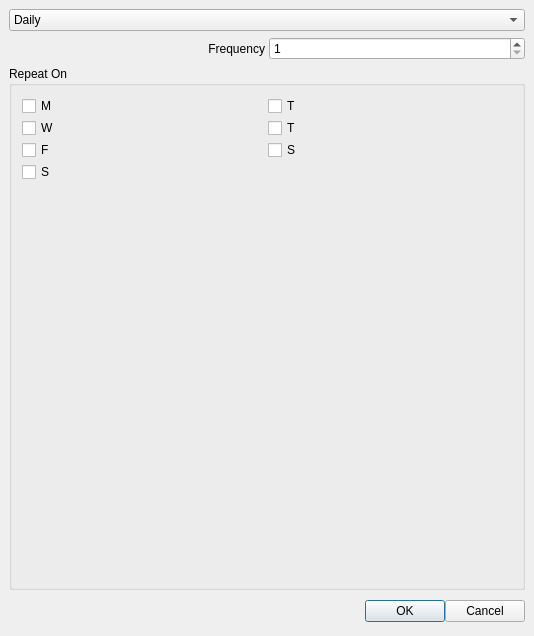
<ui version="4.0" >
 <class>RepeatEntryBase</class>
 <widget class="QDialog" name="RepeatEntryBase" >
  <property name="geometry" >
   <rect>
    <x>0</x>
    <y>0</y>
    <width>534</width>
    <height>636</height>
   </rect>
  </property>
  <property name="windowTitle" >
   <string>Repeat</string>
  </property>
  <layout class="QVBoxLayout" >
   <property name="margin" >
    <number>9</number>
   </property>
   <property name="spacing" >
    <number>6</number>
   </property>
   <item>
    <widget class="QComboBox" name="repeatTypeSelect" >
     <item>
      <property name="text" >
       <string>Daily</string>
      </property>
     </item>
     <item>
      <property name="text" >
       <string>Weekly</string>
      </property>
     </item>
     <item>
      <property name="text" >
       <string>Monthly</string>
      </property>
     </item>
     <item>
      <property name="text" >
       <string>Yearly</string>
      </property>
     </item>
    </widget>
   </item>
   <item>
    <layout class="QHBoxLayout" >
     <property name="margin" >
      <number>0</number>
     </property>
     <property name="spacing" >
      <number>4</number>
     </property>
     <item>
      <widget class="QLabel" name="FrequencyLabel" >
       <property name="text" >
        <string>Frequency</string>
       </property>
       <property name="alignment" >
        <set>Qt::AlignRight|Qt::AlignTrailing|Qt::AlignVCenter</set>
       </property>
      </widget>
     </item>
     <item>
      <widget class="QSpinBox" name="frequency" >
       <property name="minimum" >
        <number>1</number>
       </property>
      </widget>
     </item>
    </layout>
   </item>
   <item>
    <widget class="QStackedWidget" name="stackedWidget" >
     <property name="currentIndex" >
      <number>1</number>
     </property>
     <widget class="QWidget" name="dayPage" />
     <widget class="QWidget" name="weekPage" >
      <layout class="QVBoxLayout" >
       <property name="margin" >
        <number>0</number>
       </property>
       <property name="spacing" >
        <number>5</number>
       </property>
       <item>
        <widget class="QGroupBox" name="groupBox" >
         <property name="title" >
          <string>Repeat On</string>
         </property>
         <layout class="QVBoxLayout" >
          <property name="margin" >
           <number>5</number>
          </property>
          <property name="spacing" >
           <number>2</number>
          </property>
          <item>
           <layout class="QGridLayout" >
            <property name="margin" >
             <number>5</number>
            </property>
            <property name="spacing" >
             <number>2</number>
            </property>
            <item row="0" column="0" >
             <widget class="QCheckBox" name="weekDay1Toggle" >
              <property name="text" >
               <string comment="One letter for Monday" >M</string>
              </property>
             </widget>
            </item>
            <item row="0" column="1" >
             <widget class="QCheckBox" name="weekDay2Toggle" >
              <property name="text" >
               <string comment="One letter for Tuesday" >T</string>
              </property>
             </widget>
            </item>
            <item row="1" column="0" >
             <widget class="QCheckBox" name="weekDay3Toggle" >
              <property name="text" >
               <string comment="One letter for Wednesday" >W</string>
              </property>
             </widget>
            </item>
            <item row="1" column="1" >
             <widget class="QCheckBox" name="weekDay4Toggle" >
              <property name="text" >
               <string comment="One letter for Thursday" >T</string>
              </property>
             </widget>
            </item>
            <item row="2" column="0" >
             <widget class="QCheckBox" name="weekDay5Toggle" >
              <property name="text" >
               <string comment="One letter for Friday" >F</string>
              </property>
             </widget>
            </item>
            <item row="2" column="1" >
             <widget class="QCheckBox" name="weekDay6Toggle" >
              <property name="text" >
               <string comment="One letter for Saturday" >S</string>
              </property>
             </widget>
            </item>
            <item row="3" column="0" >
             <widget class="QCheckBox" name="weekDay7Toggle" >
              <property name="text" >
               <string comment="One letter for Sunday" >S</string>
              </property>
             </widget>
            </item>
           </layout>
          </item>
          <item>
           <spacer>
            <property name="orientation" >
             <enum>Qt::Vertical</enum>
            </property>
            <property name="sizeHint" >
             <size>
              <width>20</width>
              <height>40</height>
             </size>
            </property>
           </spacer>
          </item>
         </layout>
        </widget>
       </item>
      </layout>
     </widget>
     <widget class="QWidget" name="monthPage" >
      <layout class="QVBoxLayout" >
       <property name="margin" >
        <number>0</number>
       </property>
       <property name="spacing" >
        <number>0</number>
       </property>
       <item>
        <widget class="QGroupBox" name="monthSubtypeSelect" >
         <property name="title" >
          <string>Repeat On</string>
         </property>
         <layout class="QVBoxLayout" >
          <property name="margin" >
           <number>5</number>
          </property>
          <property name="spacing" >
           <number>0</number>
          </property>
          <item>
           <widget class="QRadioButton" name="dayOfMonth" >
            <property name="text" >
             <string>day of month</string>
            </property>
            <property name="checked" >
             <bool>true</bool>
            </property>
           </widget>
          </item>
          <item>
           <widget class="QRadioButton" name="weekDayOfMonth" >
            <property name="text" >
             <string>day of week from
start of month</string>
            </property>
           </widget>
          </item>
          <item>
           <widget class="QRadioButton" name="lastWeekDayOfMonth" >
            <property name="text" >
             <string>day of week from
end of month</string>
            </property>
           </widget>
          </item>
         </layout>
        </widget>
       </item>
      </layout>
     </widget>
     <widget class="QWidget" name="yearPage" >
      <layout class="QVBoxLayout" >
       <property name="margin" >
        <number>0</number>
       </property>
       <property name="spacing" >
        <number>0</number>
       </property>
      </layout>
     </widget>
    </widget>
   </item>
   <item>
    <layout class="QHBoxLayout" >
     <property name="margin" >
      <number>0</number>
     </property>
     <property name="spacing" >
      <number>0</number>
     </property>
     <item>
      <spacer>
       <property name="orientation" >
        <enum>Qt::Horizontal</enum>
       </property>
       <property name="sizeHint" >
        <size>
         <width>131</width>
         <height>31</height>
        </size>
       </property>
      </spacer>
     </item>
     <item>
      <widget class="QPushButton" name="okButton" >
       <property name="text" >
        <string>OK</string>
       </property>
      </widget>
     </item>
     <item>
      <widget class="QPushButton" name="cancelButton" >
       <property name="text" >
        <string>Cancel</string>
       </property>
      </widget>
     </item>
    </layout>
   </item>
  </layout>
 </widget>
 <tabstops>
  <tabstop>repeatTypeSelect</tabstop>
  <tabstop>frequency</tabstop>
  <tabstop>weekDay1Toggle</tabstop>
  <tabstop>weekDay2Toggle</tabstop>
  <tabstop>weekDay3Toggle</tabstop>
  <tabstop>weekDay4Toggle</tabstop>
  <tabstop>weekDay5Toggle</tabstop>
  <tabstop>weekDay6Toggle</tabstop>
  <tabstop>weekDay7Toggle</tabstop>
  <tabstop>okButton</tabstop>
  <tabstop>cancelButton</tabstop>
 </tabstops>
 <resources/>
 <connections>
  <connection>
   <sender>repeatTypeSelect</sender>
   <signal>activated(int)</signal>
   <receiver>stackedWidget</receiver>
   <slot>setCurrentIndex(int)</slot>
   <hints>
    <hint type="sourcelabel" >
     <x>85</x>
     <y>30</y>
    </hint>
    <hint type="destinationlabel" >
     <x>102</x>
     <y>116</y>
    </hint>
   </hints>
  </connection>
 </connections>
</ui>
